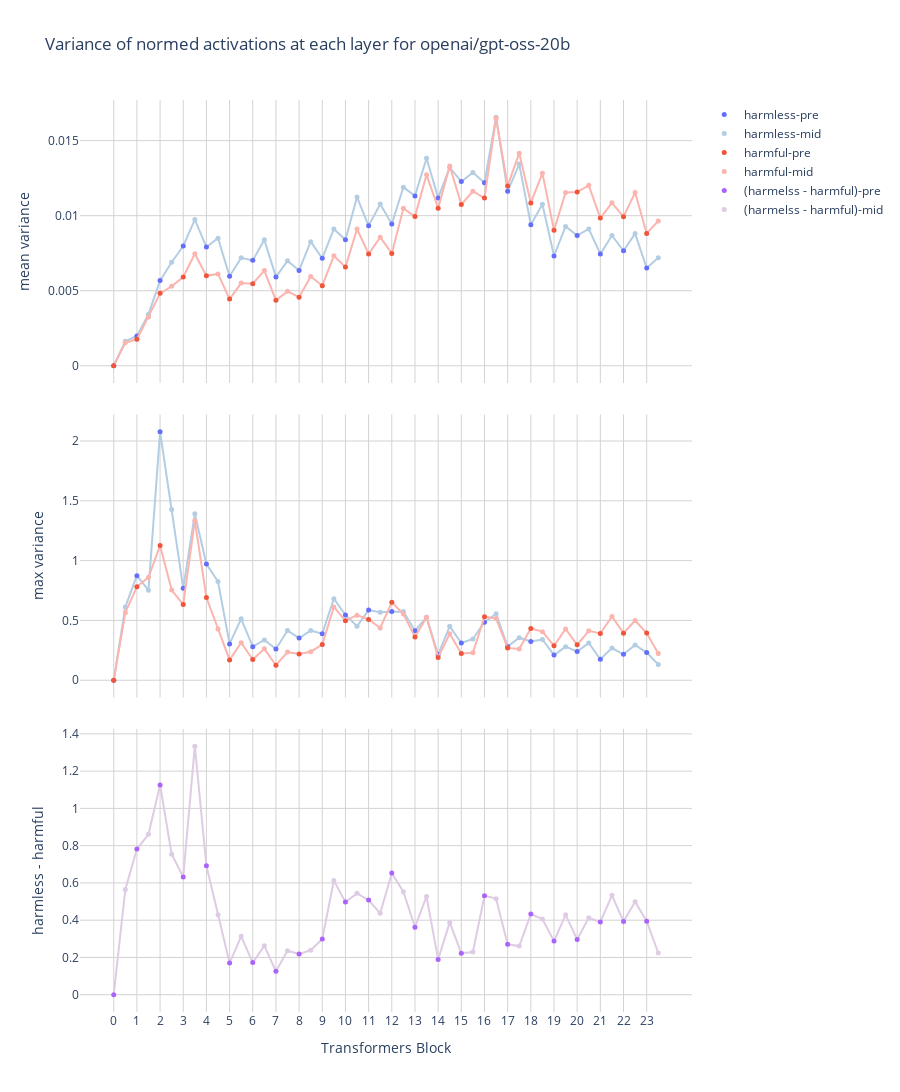

Notebook source saved alongside this figure:
### Code cell
num_layers, num_act_modules, num_tokens = similarity_scores.shape

chosen_token = -1
colour_map = {
    "harmless": plotly.colors.qualitative.Plotly[0],
    "harmful": plotly.colors.qualitative.Plotly[1],
    "neutral": plotly.colors.qualitative.Plotly[3],
}
colour_map_light = {
    "harmless": plotly.colors.qualitative.Pastel1[1],
    "harmful": plotly.colors.qualitative.Pastel1[0],
    "neutral": plotly.colors.qualitative.Pastel1[3],
}

categories = ["harmless", "harmful"]
resid_modules = ["pre", "mid"]
metrics = ["mean", "max"]

x_values = sum([[f"{l}", f"{l}-mid"] for l in range(num_layers)], [])

fig = go.Figure()

for m, metric in enumerate(metrics):
    for category in categories:
        y_values = acts_normed_var[category][metric][..., chosen_token]
        fig.add_trace(
            go.Scatter(
                x=x_values,
                y=y_values.flatten(),
                mode="lines",
                yaxis=f"y{m + 1}",
                marker=dict(color=colour_map_light[category], size=5),
                showlegend=False,
            )
        )
        for module_idx, module_name in enumerate(resid_modules):
            if module_name == "pre":
                colour = colour_map[category]
            else:
                colour = colour_map_light[category]
            fig.add_trace(
                go.Scatter(
                    x=x_values[module_idx::2],
                    y=y_values.flatten()[module_idx::2],
                    name=f"{category}-{module_name}",
                    mode="markers",
                    yaxis=f"y{m + 1}",
                    marker=dict(color=colour, size=5),
                    showlegend=m == 0,
                )
            )

diff_mean_var = (
    acts_normed_var["harmless"]["mean"][..., chosen_token]
    - acts_normed_var["harmful"]["mean"][..., chosen_token]
)
fig.add_trace(
    go.Scatter(
        x=x_values,
        y=y_values.flatten(),
        mode="lines",
        yaxis="y3",
        marker=dict(color=colour_map_light["neutral"], size=5),
        showlegend=False,
    )
)
for module_idx, module_name in enumerate(resid_modules):
    if module_name == "pre":
        colour = colour_map["neutral"]
    else:
        colour = colour_map_light["neutral"]
    fig.add_trace(
        go.Scatter(
            x=x_values[module_idx::2],
            y=y_values.flatten()[module_idx::2],
            name=f"(harmelss - harmful)-{module_name}",
            mode="markers",
            yaxis="y3",
            marker=dict(color=colour, size=5),
            showlegend=True,
        )
    )


fig.update_layout(
    title=f"Variance of normed activations at each layer for {MODEL_PATH}",
    plot_bgcolor="white",
    grid=dict(rows=3, columns=1),
    xaxis=dict(
        type="category", dtick=2, title="Transformers Block", gridcolor="lightgrey"
    ),
    yaxis=dict(title=f"{metrics[0]} variance", gridcolor="lightgrey", zeroline=False),
    yaxis2=dict(title=f"{metrics[1]} variance", gridcolor="lightgrey", zeroline=False),
    yaxis3=dict(title=f"harmless - harmful", gridcolor="lightgrey", zeroline=False),
    hovermode="x unified",
    height=1200,
    # width=20 + 12 * len(x_values),
)

# fig.update_xaxes(
#     mirror=True,
#     ticks='outside',
#     showline=True,
#     # linecolor='black',
#     gridcolor='lightgrey'
# )
# fig.update_yaxes(
#     mirror=True,
#     ticks='outside',
#     showline=True,
#     # linecolor='black',
#     gridcolor='lightgrey'
# )
fig.show()

### Figure 1 — Plotly figure (JSON) as saved in the notebook; plotly's stock layout.template omitted (floating-point values rounded to 4 significant figures)
{"data": [{"marker": {"color": "rgb(179,205,227)", "size": 5}, "mode": "lines", "showlegend": false, "type": "scatter", "x": ["0", "0-mid", "1", "1-mid", "2", "2-mid", "3", "3-mid", "4", "4-mid", "5", "5-mid", "6", "6-mid", "7", "7-mid", "8", "8-mid", "9", "9-mid", "10", "10-mid", "11", "11-mid", "12", "12-mid", "13", "13-mid", "14", "14-mid", "15", "15-mid", "16", "16-mid", "17", "17-mid", "18", "18-mid", "19", "19-mid", "20", "20-mid", "21", "21-mid", "22", "22-mid", "23", "23-mid"], "y": [0.0, 0.001634, 0.001985, 0.003437, 0.005673, 0.006897, 0.007981, 0.009742, 0.007912, 0.008496, 0.005969, 0.007196, 0.007022, 0.008391, 0.005921, 0.00699, 0.006351, 0.00827, 0.007156, 0.009119, 0.008393, 0.01124, 0.009326, 0.01077, 0.009443, 0.0119, 0.01132, 0.01382, 0.01118, 0.01321, 0.01227, 0.01287, 0.01219, 0.01656, 0.01162, 0.01344, 0.009392, 0.01076, 0.007319, 0.00928, 0.008673, 0.009119, 0.007451, 0.008682, 0.007655, 0.008807, 0.006516, 0.00719], "yaxis": "y"}, {"marker": {"color": "#636EFA", "size": 5}, "mode": "markers", "name": "harmless-pre", "showlegend": true, "type": "scatter", "x": ["0", "1", "2", "3", "4", "5", "6", "7", "8", "9", "10", "11", "12", "13", "14", "15", "16", "17", "18", "19", "20", "21", "22", "23"], "y": [0.0, 0.001985, 0.005673, 0.007981, 0.007912, 0.005969, 0.007022, 0.005921, 0.006351, 0.007156, 0.008393, 0.009326, 0.009443, 0.01132, 0.01118, 0.01227, 0.01219, 0.01162, 0.009392, 0.007319, 0.008673, 0.007451, 0.007655, 0.006516], "yaxis": "y"}, {"marker": {"color": "rgb(179,205,227)", "size": 5}, "mode": "markers", "name": "harmless-mid", "showlegend": true, "type": "scatter", "x": ["0-mid", "1-mid", "2-mid", "3-mid", "4-mid", "5-mid", "6-mid", "7-mid", "8-mid", "9-mid", "10-mid", "11-mid", "12-mid", "13-mid", "14-mid", "15-mid", "16-mid", "17-mid", "18-mid", "19-mid", "20-mid", "21-mid", "22-mid", "23-mid"], "y": [0.001634, 0.003437, 0.006897, 0.009742, 0.008496, 0.007196, 0.008391, 0.00699, 0.00827, 0.009119, 0.01124, 0.01077, 0.0119, 0.01382, 0.01321, 0.01287, 0.01656, 0.01344, 0.01076, 0.00928, 0.009119, 0.008682, 0.008807, 0.00719], "yaxis": "y"}, {"marker": {"color": "rgb(251,180,174)", "size": 5}, "mode": "lines", "showlegend": false, "type": "scatter", "x": ["0", "0-mid", "1", "1-mid", "2", "2-mid", "3", "3-mid", "4", "4-mid", "5", "5-mid", "6", "6-mid", "7", "7-mid", "8", "8-mid", "9", "9-mid", "10", "10-mid", "11", "11-mid", "12", "12-mid", "13", "13-mid", "14", "14-mid", "15", "15-mid", "16", "16-mid", "17", "17-mid", "18", "18-mid", "19", "19-mid", "20", "20-mid", "21", "21-mid", "22", "22-mid", "23", "23-mid"], "y": [0.0, 0.001534, 0.001762, 0.003249, 0.004824, 0.005297, 0.005913, 0.007464, 0.005991, 0.006121, 0.004442, 0.00551, 0.005464, 0.006339, 0.00436, 0.004957, 0.004567, 0.005946, 0.005335, 0.007328, 0.006573, 0.009112, 0.00745, 0.008564, 0.007487, 0.01049, 0.009944, 0.01272, 0.0105, 0.01331, 0.01075, 0.01163, 0.01117, 0.0165, 0.01198, 0.01416, 0.01085, 0.01283, 0.009033, 0.01155, 0.01157, 0.01202, 0.009839, 0.01086, 0.009927, 0.01154, 0.00882, 0.009646], "yaxis": "y"}, {"marker": {"color": "#EF553B", "size": 5}, "mode": "markers", "name": "harmful-pre", "showlegend": true, "type": "scatter", "x": ["0", "1", "2", "3", "4", "5", "6", "7", "8", "9", "10", "11", "12", "13", "14", "15", "16", "17", "18", "19", "20", "21", "22", "23"], "y": [0.0, 0.001762, 0.004824, 0.005913, 0.005991, 0.004442, 0.005464, 0.00436, 0.004567, 0.005335, 0.006573, 0.00745, 0.007487, 0.009944, 0.0105, 0.01075, 0.01117, 0.01198, 0.01085, 0.009033, 0.01157, 0.009839, 0.009927, 0.00882], "yaxis": "y"}, {"marker": {"color": "rgb(251,180,174)", "size": 5}, "mode": "markers", "name": "harmful-mid", "showlegend": true, "type": "scatter", "x": ["0-mid", "1-mid", "2-mid", "3-mid", "4-mid", "5-mid", "6-mid", "7-mid", "8-mid", "9-mid", "10-mid", "11-mid", "12-mid", "13-mid", "14-mid", "15-mid", "16-mid", "17-mid", "18-mid", "19-mid", "20-mid", "21-mid", "22-mid", "23-mid"], "y": [0.001534, 0.003249, 0.005297, 0.007464, 0.006121, 0.00551, 0.006339, 0.004957, 0.005946, 0.007328, 0.009112, 0.008564, 0.01049, 0.01272, 0.01331, 0.01163, 0.0165, 0.01416, 0.01283, 0.01155, 0.01202, 0.01086, 0.01154, 0.009646], "yaxis": "y"}, {"marker": {"color": "rgb(179,205,227)", "size": 5}, "mode": "lines", "showlegend": false, "type": "scatter", "x": ["0", "0-mid", "1", "1-mid", "2", "2-mid", "3", "3-mid", "4", "4-mid", "5", "5-mid", "6", "6-mid", "7", "7-mid", "8", "8-mid", "9", "9-mid", "10", "10-mid", "11", "11-mid", "12", "12-mid", "13", "13-mid", "14", "14-mid", "15", "15-mid", "16", "16-mid", "17", "17-mid", "18", "18-mid", "19", "19-mid", "20", "20-mid", "21", "21-mid", "22", "22-mid", "23", "23-mid"], "y": [0.0, 0.6131, 0.8745, 0.7532, 2.077, 1.427, 0.7681, 1.392, 0.9718, 0.8249, 0.3037, 0.514, 0.281, 0.3364, 0.2608, 0.4152, 0.3528, 0.4155, 0.3886, 0.6823, 0.5457, 0.4509, 0.5863, 0.568, 0.5747, 0.5753, 0.4141, 0.526, 0.2156, 0.4508, 0.3112, 0.345, 0.4852, 0.5554, 0.281, 0.3556, 0.3246, 0.3408, 0.2102, 0.2807, 0.24, 0.3116, 0.1749, 0.2693, 0.2164, 0.295, 0.2311, 0.132], "yaxis": "y2"}, {"marker": {"color": "#636EFA", "size": 5}, "mode": "markers", "name": "harmless-pre", "showlegend": false, "type": "scatter", "x": ["0", "1", "2", "3", "4", "5", "6", "7", "8", "9", "10", "11", "12", "13", "14", "15", "16", "17", "18", "19", "20", "21", "22", "23"], "y": [0.0, 0.8745, 2.077, 0.7681, 0.9718, 0.3037, 0.281, 0.2608, 0.3528, 0.3886, 0.5457, 0.5863, 0.5747, 0.4141, 0.2156, 0.3112, 0.4852, 0.281, 0.3246, 0.2102, 0.24, 0.1749, 0.2164, 0.2311], "yaxis": "y2"}, {"marker": {"color": "rgb(179,205,227)", "size": 5}, "mode": "markers", "name": "harmless-mid", "showlegend": false, "type": "scatter", "x": ["0-mid", "1-mid", "2-mid", "3-mid", "4-mid", "5-mid", "6-mid", "7-mid", "8-mid", "9-mid", "10-mid", "11-mid", "12-mid", "13-mid", "14-mid", "15-mid", "16-mid", "17-mid", "18-mid", "19-mid", "20-mid", "21-mid", "22-mid", "23-mid"], "y": [0.6131, 0.7532, 1.427, 1.392, 0.8249, 0.514, 0.3364, 0.4152, 0.4155, 0.6823, 0.4509, 0.568, 0.5753, 0.526, 0.4508, 0.345, 0.5554, 0.3556, 0.3408, 0.2807, 0.3116, 0.2693, 0.295, 0.132], "yaxis": "y2"}, {"marker": {"color": "rgb(251,180,174)", "size": 5}, "mode": "lines", "showlegend": false, "type": "scatter", "x": ["0", "0-mid", "1", "1-mid", "2", "2-mid", "3", "3-mid", "4", "4-mid", "5", "5-mid", "6", "6-mid", "7", "7-mid", "8", "8-mid", "9", "9-mid", "10", "10-mid", "11", "11-mid", "12", "12-mid", "13", "13-mid", "14", "14-mid", "15", "15-mid", "16", "16-mid", "17", "17-mid", "18", "18-mid", "19", "19-mid", "20", "20-mid", "21", "21-mid", "22", "22-mid", "23", "23-mid"], "y": [0.0, 0.5647, 0.782, 0.8612, 1.126, 0.7537, 0.6322, 1.334, 0.6919, 0.4287, 0.1699, 0.3136, 0.1726, 0.2623, 0.1256, 0.2362, 0.2187, 0.2386, 0.2989, 0.6132, 0.497, 0.544, 0.5078, 0.4369, 0.6526, 0.5533, 0.3623, 0.5274, 0.1897, 0.3883, 0.2231, 0.2289, 0.5317, 0.5157, 0.2704, 0.2611, 0.433, 0.4062, 0.2878, 0.4286, 0.2961, 0.4131, 0.3909, 0.5336, 0.3936, 0.4995, 0.3949, 0.2239], "yaxis": "y2"}, {"marker": {"color": "#EF553B", "size": 5}, "mode": "markers", "name": "harmful-pre", "showlegend": false, "type": "scatter", "x": ["0", "1", "2", "3", "4", "5", "6", "7", "8", "9", "10", "11", "12", "13", "14", "15", "16", "17", "18", "19", "20", "21", "22", "23"], "y": [0.0, 0.782, 1.126, 0.6322, 0.6919, 0.1699, 0.1726, 0.1256, 0.2187, 0.2989, 0.497, 0.5078, 0.6526, 0.3623, 0.1897, 0.2231, 0.5317, 0.2704, 0.433, 0.2878, 0.2961, 0.3909, 0.3936, 0.3949], "yaxis": "y2"}, {"marker": {"color": "rgb(251,180,174)", "size": 5}, "mode": "markers", "name": "harmful-mid", "showlegend": false, "type": "scatter", "x": ["0-mid", "1-mid", "2-mid", "3-mid", "4-mid", "5-mid", "6-mid", "7-mid", "8-mid", "9-mid", "10-mid", "11-mid", "12-mid", "13-mid", "14-mid", "15-mid", "16-mid", "17-mid", "18-mid", "19-mid", "20-mid", "21-mid", "22-mid", "23-mid"], "y": [0.5647, 0.8612, 0.7537, 1.334, 0.4287, 0.3136, 0.2623, 0.2362, 0.2386, 0.6132, 0.544, 0.4369, 0.5533, 0.5274, 0.3883, 0.2289, 0.5157, 0.2611, 0.4062, 0.4286, 0.4131, 0.5336, 0.4995, 0.2239], "yaxis": "y2"}, {"marker": {"color": "rgb(222,203,228)", "size": 5}, "mode": "lines", "showlegend": false, "type": "scatter", "x": ["0", "0-mid", "1", "1-mid", "2", "2-mid", "3", "3-mid", "4", "4-mid", "5", "5-mid", "6", "6-mid", "7", "7-mid", "8", "8-mid", "9", "9-mid", "10", "10-mid", "11", "11-mid", "12", "12-mid", "13", "13-mid", "14", "14-mid", "15", "15-mid", "16", "16-mid", "17", "17-mid", "18", "18-mid", "19", "19-mid", "20", "20-mid", "21", "21-mid", "22", "22-mid", "23", "23-mid"], "y": [0.0, 0.5647, 0.782, 0.8612, 1.126, 0.7537, 0.6322, 1.334, 0.6919, 0.4287, 0.1699, 0.3136, 0.1726, 0.2623, 0.1256, 0.2362, 0.2187, 0.2386, 0.2989, 0.6132, 0.497, 0.544, 0.5078, 0.4369, 0.6526, 0.5533, 0.3623, 0.5274, 0.1897, 0.3883, 0.2231, 0.2289, 0.5317, 0.5157, 0.2704, 0.2611, 0.433, 0.4062, 0.2878, 0.4286, 0.2961, 0.4131, 0.3909, 0.5336, 0.3936, 0.4995, 0.3949, 0.2239], "yaxis": "y3"}, {"marker": {"color": "#AB63FA", "size": 5}, "mode": "markers", "name": "(harmelss - harmful)-pre", "showlegend": true, "type": "scatter", "x": ["0", "1", "2", "3", "4", "5", "6", "7", "8", "9", "10", "11", "12", "13", "14", "15", "16", "17", "18", "19", "20", "21", "22", "23"], "y": [0.0, 0.782, 1.126, 0.6322, 0.6919, 0.1699, 0.1726, 0.1256, 0.2187, 0.2989, 0.497, 0.5078, 0.6526, 0.3623, 0.1897, 0.2231, 0.5317, 0.2704, 0.433, 0.2878, 0.2961, 0.3909, 0.3936, 0.3949], "yaxis": "y3"}, {"marker": {"color": "rgb(222,203,228)", "size": 5}, "mode": "markers", "name": "(harmelss - harmful)-mid", "showlegend": true, "type": "scatter", "x": ["0-mid", "1-mid", "2-mid", "3-mid", "4-mid", "5-mid", "6-mid", "7-mid", "8-mid", "9-mid", "10-mid", "11-mid", "12-mid", "13-mid", "14-mid", "15-mid", "16-mid", "17-mid", "18-mid", "19-mid", "20-mid", "21-mid", "22-mid", "23-mid"], "y": [0.5647, 0.8612, 0.7537, 1.334, 0.4287, 0.3136, 0.2623, 0.2362, 0.2386, 0.6132, 0.544, 0.4369, 0.5533, 0.5274, 0.3883, 0.2289, 0.5157, 0.2611, 0.4062, 0.4286, 0.4131, 0.5336, 0.4995, 0.2239], "yaxis": "y3"}], "layout": {"grid": {"columns": 1, "rows": 3}, "height": 1200, "hovermode": "x unified", "plot_bgcolor": "white", "title": {"text": "Variance of normed activations at each layer for openai/gpt-oss-20b"}, "xaxis": {"dtick": 2, "gridcolor": "lightgrey", "title": {"text": "Transformers Block"}, "type": "category"}, "yaxis": {"gridcolor": "lightgrey", "title": {"text": "mean variance"}, "zeroline": false}, "yaxis2": {"gridcolor": "lightgrey", "title": {"text": "max variance"}, "zeroline": false}, "yaxis3": {"gridcolor": "lightgrey", "title": {"text": "harmless - harmful"}, "zeroline": false}}}
